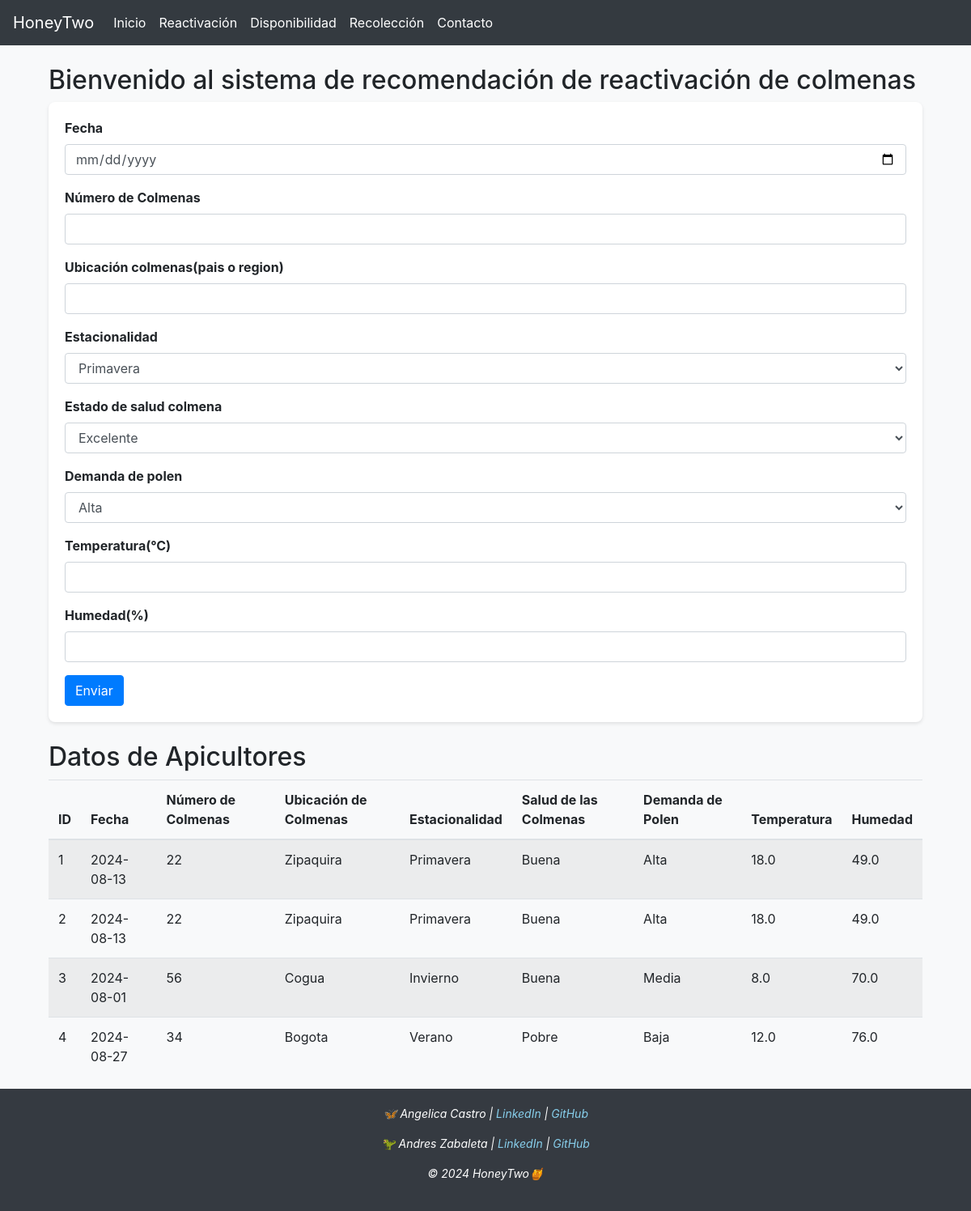
Page /formulario on the committed database.
### tables this page shows
CREATE TABLE datos_apicultores (
        id INTEGER PRIMARY KEY AUTOINCREMENT,
        fecha TEXT,
        numcol INTEGER,
        ubicacion TEXT,
        estacion TEXT,
        estsalud TEXT,
        polen TEXT,
        temperatura REAL,
        humedad REAL
    );

### app.py (the view)
@app.route("/formulario")
def formulario():
    conn = sqlite3.connect("apicultores.db")
    c = conn.cursor()
    c.execute("SELECT * FROM datos_apicultores")
    datos = c.fetchall()
    conn.close()
    return render_template("formulario.html", datos=datos)

### templates/formulario.html (shortened to what this page needs)
{% extends 'layout.html' %}
{% block content %}
<div class="container mt-4">
    <h2>Bienvenido al sistema de recomendación de reactivación de colmenas</h2>
    <form action="/submit_form" method="post">
        <div class="form-group">
            <label for="fecha">Fecha</label>
            <input type="date" class="form-control" id="fecha" name="fecha" required>
        </div>
        <div class="form-group">
            <label for="numcol">Número de Colmenas</label>
            <input type="number" class="form-control" id="numcol" name="numcol" required>
        </div>
        <div class="form-group">
            <label for="ubicacion">Ubicación colmenas(pais o region)</label>
            <input type="text" class="form-control" id="ubicacion" name="ubicacion" required>
        </div>
        <div class="form-group">
            <label for="estacion">Estacionalidad</label>
            <select class="form-control" id="estacion" name="estacion" required>
                <option value="Primavera">Primavera</option>
            </select>
        </div>
        <div class="form-group">
            <label for="estsalud">Estado de salud colmena</label>
            <select class="form-control" id="estsalud" name="estsalud" required>
                <option value="Excelente">Excelente</option>
            </select>
        </div>
        <div class="form-group">
            <label for="polen">Demanda de polen</label>
            <select class="form-control" id="polen" name="polen" required>
                <option value="Alta">Alta</option>
            </select>
        </div>
        <div class="form-group">
            <label for="temperatura">Temperatura(°C)</label>
            <input type="number" class="form-control" id="temperatura" name="temperatura" step="0.1" required>
        </div>
        <div class="form-group">
            <label for="humedad">Humedad(%)</label>
            <input type="number" class="form-control" id="humedad" name="humedad" step="0.1" required>
        </div>
        <button type="submit" class="btn btn-primary">Enviar</button>
    </form>
</div>
<div class="container mt-4">
    <h2>Datos de Apicultores</h2>
    <table class="table table-striped">
        <thead>
            <tr>
                <th>ID</th>
                <th>Fecha</th>
                <th>Número de Colmenas</th>
                <th>Ubicación de Colmenas</th>
                <th>Estacionalidad</th>
                <th>Salud de las Colmenas</th>
                <th>Demanda de Polen</th>
                <th>Temperatura</th>
                <th>Humedad</th>
            </tr>
        </thead>
        <tbody>
            {% for fila in datos %}
            <tr>
                <td>{{ fila[0] }}</td>
                <td>{{ fila[1] }}</td>
                <td>{{ fila[2] }}</td>
                <td>{{ fila[3] }}</td>
                <td>{{ fila[4] }}</td>
                <td>{{ fila[5] }}</td>
                <td>{{ fila[6] }}</td>
                <td>{{ fila[7] }}</td>
                <td>{{ fila[8] }}</td>
            </tr>
            {% endfor %}
        </tbody>
    </table>
</div>
{% endblock %}

### templates/layout.html (shortened to what this page needs)
<!DOCTYPE html>
<html lang="en">
<head>
    <link rel="stylesheet" href="https://stackpath.bootstrapcdn.com/bootstrap/4.5.2/css/bootstrap.min.css">
    <link rel="stylesheet" href="/static/css/styles.css">
</head>
<body>
    <nav class="navbar navbar-expand-lg navbar-dark bg-dark";">
        <a class="navbar-brand" href="/" style="font-size: auto; text-align: center;">HoneyTwo</a>
        <div class="collapse navbar-collapse" id="navbarNav">
            <ul class="navbar-nav">
                <li class="nav-item active">
                    <a class="nav-link" href="/">Inicio</a>
                </li>
                <li class="nav-item active">
                    <a class="nav-link" href="/formulario">Reactivación</a>
                </li>
                <li class="nav-item active">
                    <a class="nav-link" href="/disponibilidad">Disponibilidad</a>
                </li>
                <li class="nav-item active">
                    <a class="nav-link" href="/recoleccion">Recolección</a>
                </li>
                <li class="nav-item active">
                    <a class="nav-link" href="#footer">Contacto</a>
                </li>
            </ul>
        </div>
    </nav>
    <div class="container mt-4">
        {% block content %}{% endblock %}
    </div>
    <footer id="footer">
        <p>🦋 Angelica Castro | <a href="https://www.linkedin.com/in/angelica-c-0a43b192/" target="_blank" style="color: skyblue;">LinkedIn</a> | <a href="https://github.com/AngelicaCR" target="_blank" style="color: skyblue;">GitHub</a> </p>
        <p>🦖 Andres Zabaleta | <a href="https://www.linkedin.com/in/andreszabaleta/" target="_blank" style="color: skyblue;">LinkedIn</a> | <a href="https://github.com/andreszabaleta" target="_blank" style="color: skyblue;">GitHub</a></p>
        <p>&copy; 2024 HoneyTwo🍯</p>
    </footer>
</body>
</html>

### static/css/styles.css (style rules this page uses)
body { background-color: #f8f9fa; font-family: -apple-system, BlinkMacSystemFont, Segoe UI, Roboto, Oxygen, Ubuntu, Cantarell, Fira Sans, Droid Sans, Helvetica Neue, sans-serif; }
footer { background-color: #353a41; color: #fff; padding: 20px; text-align: center; font-size: 14px; font-style: italic; }
form { background-color: #fff; padding: 20px; border-radius: 8px; box-shadow: 0 2px 4px rgba(0, 0, 0, 0.1); }
.form-group label { font-weight: bold; }
.btn-primary { background-color: #007bff; border-color: #007bff; }

### rows in the picture
datos_apicultores: id "1", fecha "2024-08-13", numcol "22", ubicacion "Zipaquira", estacion "Primavera", estsalud "Buena", polen "Alta", temperatura "18.0", humedad "49.0"
datos_apicultores: id "2", fecha "2024-08-13", numcol "22", ubicacion "Zipaquira", estacion "Primavera", estsalud "Buena", polen "Alta", temperatura "18.0", humedad "49.0"
datos_apicultores: id "3", fecha "2024-08-01", numcol "56", ubicacion "Cogua", estacion "Invierno", estsalud "Buena", polen "Media", temperatura "8.0", humedad "70.0"
datos_apicultores: id "4", fecha "2024-08-27", numcol "34", ubicacion "Bogota", estacion "Verano", estsalud "Pobre", polen "Baja", temperatura "12.0", humedad "76.0"
